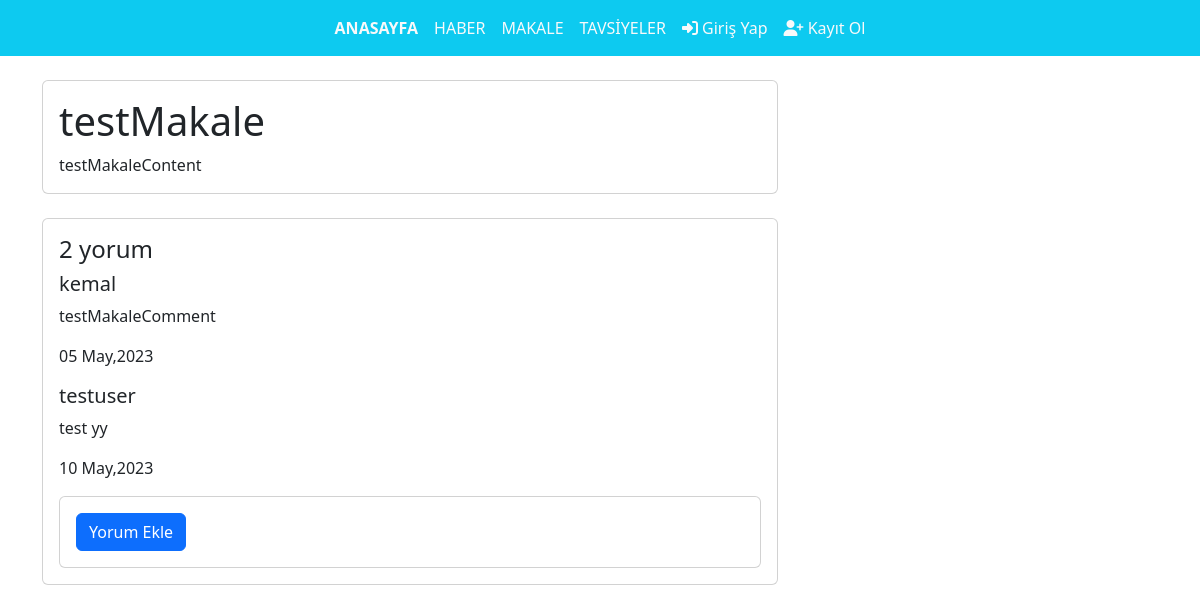
The app's page /post_detail/1/, older data.
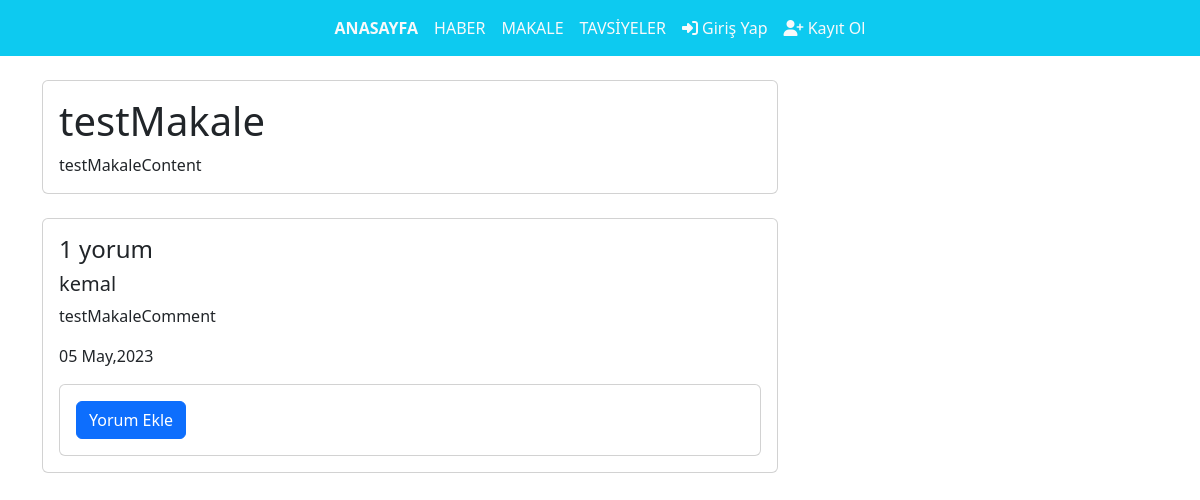
The same page, newer data.
### api/models.py (models this page shows, shortened)
class Post(models.Model):
    category_title = models.ForeignKey(Category, on_delete=models.CASCADE)
    title = models.CharField(max_length=255)
    content = models.TextField()
    author = models.ForeignKey(User, on_delete=models.CASCADE)
    created_at = models.DateTimeField(auto_now_add=True)

class Comment(models.Model):
    content = models.TextField()
    author = models.ForeignKey(User, on_delete=models.CASCADE)
    post = models.ForeignKey(Post, on_delete=models.CASCADE, related_name="comments")
    created_at = models.DateTimeField(auto_now_add=True)

### api/views.py (the view)
# urls.py: path("post_detail/<int:pk>/", views.post_detail, name="post_detail"),
def post_detail(request, pk):
    post = get_object_or_404(Post, pk=pk)
    return render(request, "post_detail.html", locals())

### templates/post_detail.html (shortened to what this page needs)
<!DOCTYPE html>
<html>
<head>
  {% load bootstrap5 %} {% bootstrap_css %} {% bootstrap_javascript %}
  <link href="https://cdn.jsdelivr.net/npm/bootstrap@5.3.0-alpha1/dist/css/bootstrap.min.css" rel="stylesheet"
 />
</head>
<body>
  <nav class="navbar navbar-expand-lg navbar-light bg-info">
    <div class="container-fluid">
      <div class="collapse navbar-collapse justify-content-center" id="navbarNav">
        <ul class="navbar-nav">
          <li class="nav-item">
            <a class="nav-link link-light" href="/"><b>ANASAYFA</b></a>
        </li>
          <li class="nav-item">
            <a class="nav-link link-light" href="{% url 'haber' %}">HABER</a>
          </li>
          <li class="nav-item">
            <a class="nav-link link-light" href="{% url 'makale' %}">MAKALE</a>
          </li>
          <li class="nav-item">
            <a class="nav-link link-light" href="{% url 'tavsiyeler' %}">TAVSİYELER</a>
          </li>
          {% if user.is_authenticated %}
          <div class="profile-icon float-right">
            <a href="#" role="button" id="profileDropdown" aria-haspopup="true" aria-expanded="false">
              <i class="fas fa-user-circle fa-2x"></i>
            </a>
            <div class="profile-dropdown">
              <a class="dropdown-item" href="{% url 'comments' %}"><i class="fa fa-sign-out"></i>Yorumlar</a>
              <div class="dropdown-divider"></div>
              <a class="dropdown-item" href="{% url 'password' %}"><i class="fa fa-sign-out"></i>Şifre Değiştir</a>
              <div class="dropdown-divider"></div>
              <a class="dropdown-item" href="{% url 'logout' %}"><i class="fa fa-sign-out"></i>Çıkış</a>
            </div>
          </div>
          {% else %}
          <li class="nav-item">
            <a class="nav-link link-light" href="{% url 'login' %}">
              <i class="fa fa-sign-in"></i> Giriş Yap
            </a>
          </li>
          <li class="nav-item">
            <a class="nav-link link-light" href="{% url 'register' %}">
              <i class="fa fa-user-plus"></i> Kayıt Ol
            </a>
          </li>
          {% endif %}
        </ul>
      </div>
    </div>
  </nav>
  {% block content %}
  <div class="container my-4">
    <div class="row">
      <div class="col-md-8">
        <div class="card mb-4">
          <div class="card-body">
            <h1 class="card-title">{{ post.title }}</h1>
            <p class="card-text">{{ post.content }}</p>
          </div>
        </div>
        <div class="card mb-4">
          <div class="card-body">
            <h4 class="card-title">{{ post.comments.count }} yorum</h4>
            {% for comment in post.comments.all %}
            <div class="media mb-3">
              <div class="media-body">
                <h5 class="mt-0">{{ comment.author.username }}</h5>
                <p>{{ comment.content }}</p>
                <p class="justify-content-end">{{comment.created_at|date:"d M,Y"}}</p>
              </div>
            </div>
            {% endfor %}
            <div class="card mt-3">
              <div class="card-body">
                <form method="POST" action="{% url 'add_comment' post.pk %}">
                  <button type="submit" class="btn btn-primary">Yorum Ekle</button>
                </form>
              </div>
            </div>
          </div>
        </div>
      </div>
    </div>
  </div>
  {% endblock %}
</body>
</html>

Row changes from the older to the newer data that the page shows:
removed Comment: author.username "testuser", content "test yy", created_at "10 May,2023"
computed for Post "testMakale": comments.count "2" → "1"
